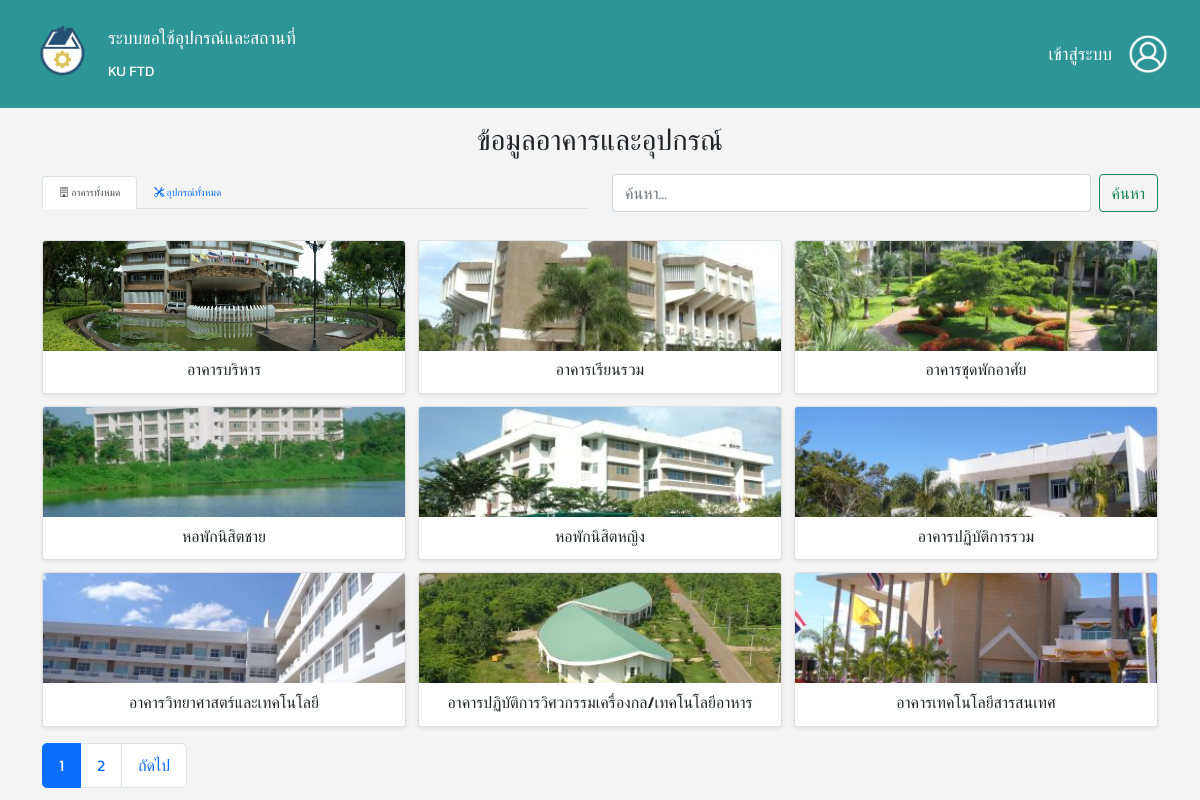
Before: /alternative_ver.php with the older database file.
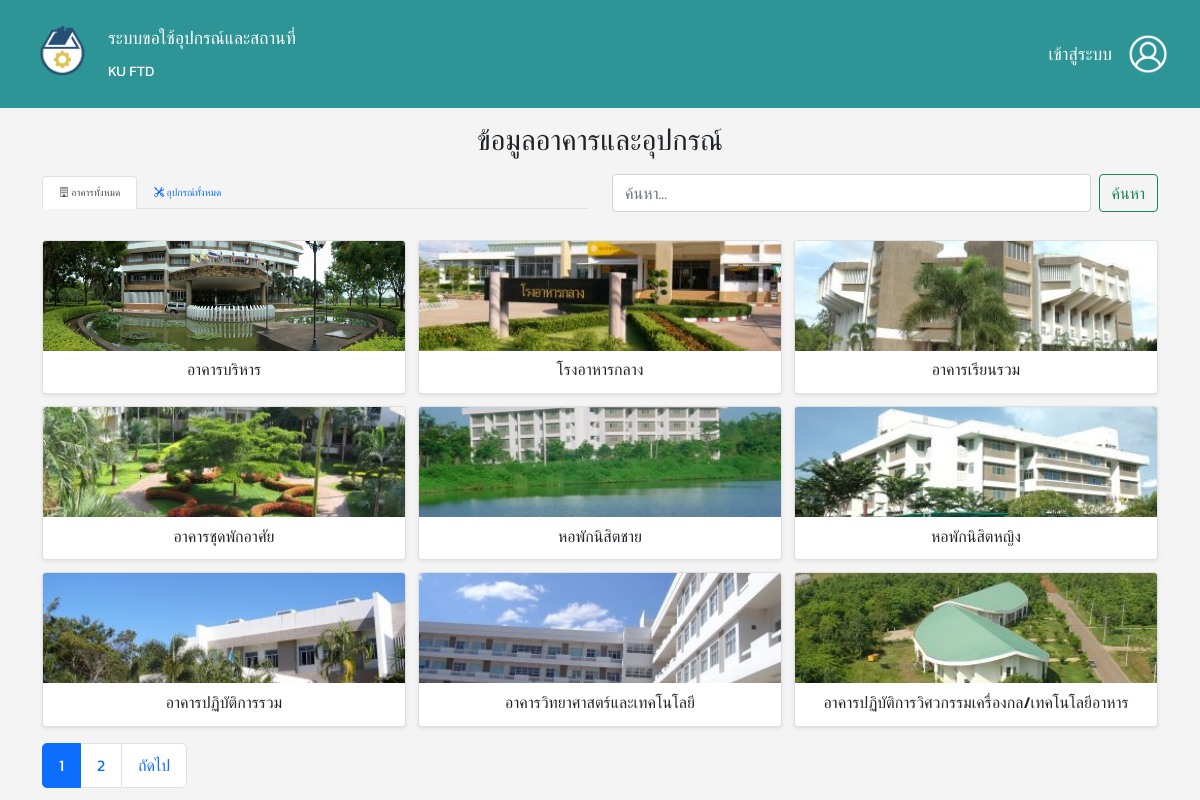
After: the same page with the newer database file.
### tables this page shows
CREATE TABLE `buildings` (
  `building_id` varchar(2) NOT NULL,
  `building_name` varchar(255) NOT NULL,
  `building_pic` varchar(255) NOT NULL
);

### alternative_ver.php (the view, shortened to what the changed rows need)
<?php
include 'database/database.php';
$items_per_page = 9;
$current_page = isset($_GET['page']) ? (int)$_GET['page'] : 1;
$offset = ($current_page - 1) * $items_per_page;
$search_query = isset($_GET['search']) ? trim($_GET['search']) : '';
$search_param = '%' . $search_query . '%';
$mode = isset($_GET['mode']) ? $_GET['mode'] : 'buildings';
$data = [];
$total_items = 0;
$detail_item = null;
try {
    if ($mode == 'buildings') {
        $sql_count = "SELECT COUNT(*) FROM buildings WHERE building_name LIKE ?";
        $stmt_count = $conn->prepare($sql_count);
        $stmt_count->bind_param("s", $search_param);
        $stmt_count->execute();
        $stmt_count->bind_result($total_items);
        $sql_data = "SELECT building_id, building_name, building_pic FROM buildings WHERE building_name LIKE ? ORDER BY building_id ASC LIMIT ? OFFSET ?";
        $stmt_data = $conn->prepare($sql_data);
        $stmt_data->bind_param("sii", $search_param, $items_per_page, $offset);
        $stmt_data->execute();
        $result_data = $stmt_data->get_result();
        while ($row = $result_data->fetch_assoc()) {
            $data[] = $row;
        }
    }
} catch (Exception $e) {
    error_log("Database Error: " . $e->getMessage());
}
$total_pages = ceil($total_items / $items_per_page);
?>
<!DOCTYPE html>
<html lang="th">
<head>
    <link href="https://cdn.jsdelivr.net/npm/bootstrap@5.0.2/dist/css/bootstrap.min.css" rel="stylesheet">
    <link rel="stylesheet" href="https://cdn.jsdelivr.net/npm/bootstrap-icons@1.11.3/font/bootstrap-icons.min.css">
    <link href="style.css" rel="stylesheet">
</head>
<body>
    <div class="container mt-0">
        <h1 class="mb-3 text-center">ข้อมูลอาคารและอุปกรณ์</h1>
        <?php
        if ($mode == 'facility_detail' && $detail_item):
            $back_link = '?mode=building_detail&building_id=' . htmlspecialchars($detail_item['building_id']);
        ?>
            <div class="card p-3 my-3">
                <h2 class="card-title mb-3">รายละเอียดสถานที่: <?php echo htmlspecialchars($detail_item['facility_name']); ?></h2>
                <div class="row">
                    <div class="col-12 col-md-4 text-center">
                        <?php if ($detail_item['facility_pic'] && file_exists($detail_item['facility_pic'])): ?>
                            <img src="<?php echo htmlspecialchars($detail_item['facility_pic']); ?>" class="detail-img img-fluid" alt="Facility Picture">
                        <?php else: ?>
                            <img src="./images/placeholder.png" class="detail-img img-fluid" alt="No Image">
                        <?php endif; ?>
                    </div>
                    <div class="col-12 col-md-8">
                        <p class="mb-1"><strong>ชื่อสถานที่:</strong> <?php echo htmlspecialchars($detail_item['facility_name']); ?></p>
                        <p class="mb-1"><strong>รายละเอียด:</strong> <?php echo nl2br(htmlspecialchars($detail_item['facility_des'])); ?></p>
                        <p class="mb-1"><strong>อาคาร:</strong> <?php echo htmlspecialchars($detail_item['building_id']); ?></p>
                        <p class="mb-1"><strong>ชื่ออาคาร:</strong> <?php echo htmlspecialchars($detail_item['building_name']); ?></p>
                    </div>
                </div>
                <div class="d-flex justify-content-start mt-3">
                    <a href="<?php echo htmlspecialchars($back_link); ?>" class="btn btn-secondary">ย้อนกลับ</a>
                </div>
            </div>
        <?php
        else:
            if (empty($data)):
        ?>
                <div class="alert alert-info text-center mt-4">
                    <?php if (!empty($search_query)): ?>
                        ไม่พบข้อมูลที่คุณค้นหา "<?php echo htmlspecialchars($search_query); ?>"
                    <?php else: ?>
                        <?php if ($mode == 'buildings'): ?>
                            ยังไม่มีข้อมูลอาคารในระบบ
                        <?php elseif ($mode == 'equipment'): ?>
                            ยังไม่มีข้อมูลอุปกรณ์ในระบบ
                        <?php elseif ($mode == 'building_detail' && $detail_item): ?>
                            ยังไม่มีข้อมูลสถานที่ในอาคาร "<?php echo htmlspecialchars($detail_item['building_name']); ?>"
                        <?php endif; ?>
                    <?php endif; ?>
                </div>
        <?php
            else:
        ?>
                <div class="row row-cols-1 row-cols-sm-2 row-cols-md-2 row-cols-lg-3 g-2 mt-0">
                    <?php foreach ($data as $item): ?>
                        <div class="col">
                            <div class="card h-100 shadow-sm">
                                <?php
                                $img_src = './images/placeholder.png';
                                $item_name = '';
                                $link_href = '#';
                                if ($mode == 'buildings') {
                                    $img_src = ($item['building_pic'] && file_exists($item['building_pic'])) ? htmlspecialchars($item['building_pic']) : $img_src;
                                    $item_name = htmlspecialchars($item['building_name']);
                                    $link_href = '?mode=building_detail&building_id=' . htmlspecialchars($item['building_id']);
                                } elseif ($mode == 'equipment') {
                                    $img_src = ($item['equip_pic'] && file_exists($item['equip_pic'])) ? htmlspecialchars($item['equip_pic']) : $img_src;
                                    $item_name = htmlspecialchars($item['equip_name']);
                                    $link_href = '?mode=equip_detail&equip_id=' . htmlspecialchars($item['equip_id']);
                                } elseif ($mode == 'building_detail') {
                                    $img_src = ($item['facility_pic'] && file_exists($item['facility_pic'])) ? htmlspecialchars($item['facility_pic']) : $img_src;
                                    $item_name = htmlspecialchars($item['facility_name']);
                                    $link_href = '?mode=facility_detail&facility_id=' . htmlspecialchars($item['facility_id']);
                                }
                                ?>
                                <a href="<?php echo $link_href; ?>" class="card-img-link">
                                    <img src="<?php echo $img_src; ?>" class="card-img-top" alt="<?php echo $item_name; ?>">
                                </a>
                                <div class="card-body d-flex flex-column">
                                    <h5 class="card-title text-center"><?php echo $item_name; ?></h5>
                                </div>
                            </div>
                        </div>
                    <?php endforeach; ?>
                </div>
                <nav aria-label="Page navigation" class="pagination-container mt-2 mb-0">
                    <ul class="pagination pagination-lg">
                        <?php for ($i = 1; $i <= $total_pages; $i++): ?>
                            <li class="page-item <?php echo ($i == $current_page) ? 'active' : ''; ?>">
                                <a class="page-link" href="?mode=<?php echo htmlspecialchars($mode); ?>&page=<?php echo $i; ?><?php echo !empty($search_query) ? '&search=' . htmlspecialchars($search_query) : ''; ?><?php echo ($mode == 'building_detail' && isset($_GET['building_id'])) ? '&building_id=' . htmlspecialchars($_GET['building_id']) : ''; ?>">
                                    <?php echo $i; ?>
                                </a>
                            </li>
                        <?php endfor; ?>
                    </ul>
                </nav>
        <?php
            endif;
        endif;
        ?>
    </div>
</body>
</html>

Changed rows visible on the page:
no longer on this page (row edited): buildings: building_pic (picture), building_name "อาคารเทคโนโลยีสารสนเทศ"
now on this page (row edited): buildings: building_pic (picture), building_name "โรงอาหารกลาง"
